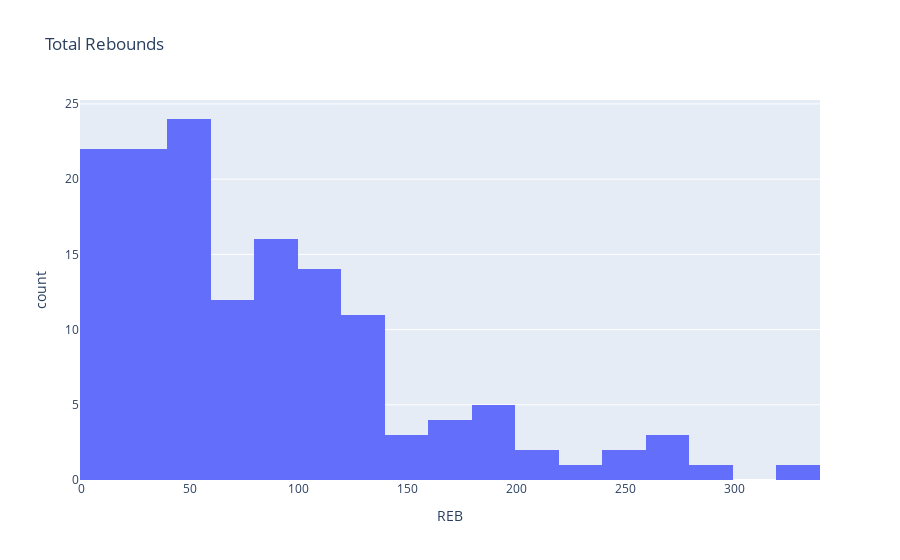
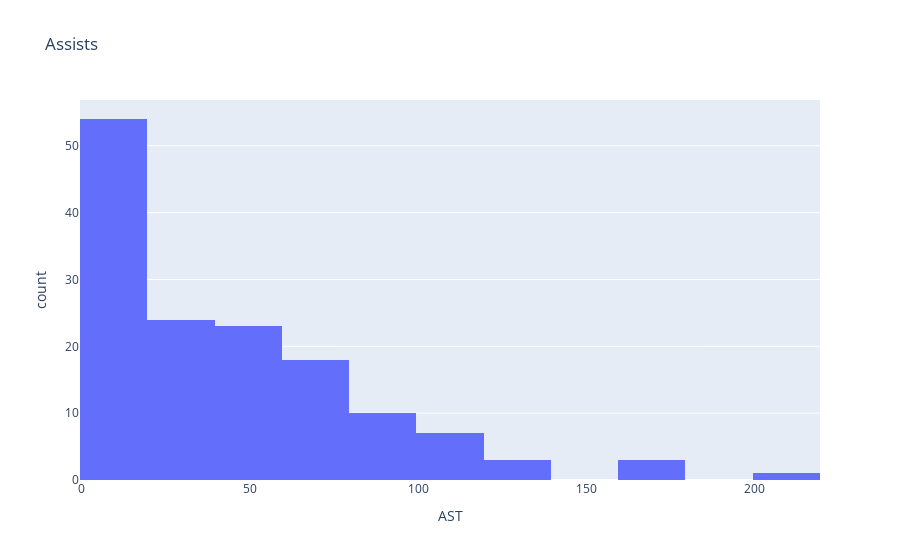
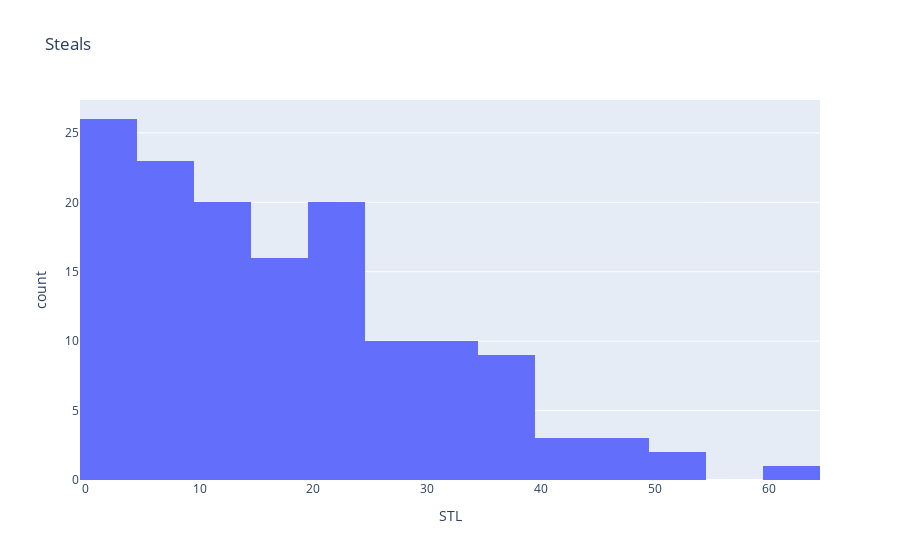
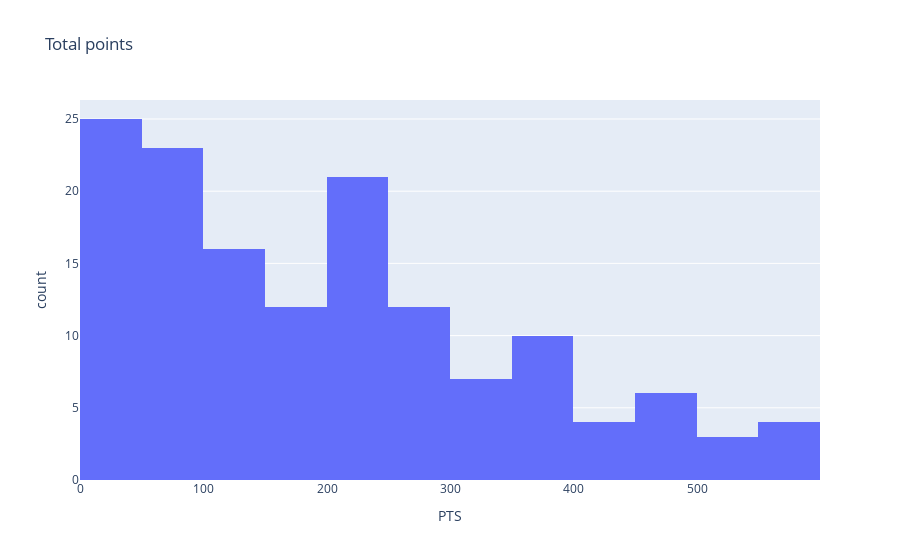

Notebook cell for these charts, in order:
### Markdown cell above
We could do the same for the main game stats. They are points, assists, blocks, rebounds and steals. 

**Now plot the distribution of the columns `REB`, `AST`, `STL`, `PTS` and `BLK` the same way you did in the last cell.**

### Code cell
#your code here

df = wnba
fig1 = px.histogram(df, x='REB', title='Total Rebounds')
fig2 = px.histogram(df, x='AST', title='Assists')
fig3 = px.histogram(df, x='STL', title='Steals')
fig4 = px.histogram(df, x='PTS', title='Total points')
fig5 = px.histogram(df, x='BLK', title='Blocks')
fig1.show()
fig2.show()
fig3.show()
fig4.show()
fig5.show()

### Figure 1 — Plotly figure (JSON) as saved in the notebook; plotly's stock layout.template omitted (floating-point values rounded to 4 significant figures; data arrays with more than 128 entries replaced by an {"elided": "..."} marker saying what was removed)
{"data": [{"alignmentgroup": "True", "bingroup": "x", "hovertemplate": "REB=%{x}<br>count=%{y}<extra></extra>", "legendgroup": "", "marker": {"color": "#636efa"}, "name": "", "offsetgroup": "", "orientation": "v", "showlegend": false, "type": "histogram", "x": {"elided": "143 int values"}, "xaxis": "x", "yaxis": "y"}], "layout": {"barmode": "relative", "legend": {"tracegroupgap": 0}, "title": {"text": "Total Rebounds"}, "xaxis": {"anchor": "y", "domain": [0, 1], "title": {"text": "REB"}}, "yaxis": {"anchor": "x", "domain": [0, 1], "title": {"text": "count"}}}}

### Figure 2 — Plotly figure (JSON) as saved in the notebook; plotly's stock layout.template omitted (floating-point values rounded to 4 significant figures; data arrays with more than 128 entries replaced by an {"elided": "..."} marker saying what was removed)
{"data": [{"alignmentgroup": "True", "bingroup": "x", "hovertemplate": "AST=%{x}<br>count=%{y}<extra></extra>", "legendgroup": "", "marker": {"color": "#636efa"}, "name": "", "offsetgroup": "", "orientation": "v", "showlegend": false, "type": "histogram", "x": {"elided": "143 int values"}, "xaxis": "x", "yaxis": "y"}], "layout": {"barmode": "relative", "legend": {"tracegroupgap": 0}, "title": {"text": "Assists"}, "xaxis": {"anchor": "y", "domain": [0, 1], "title": {"text": "AST"}}, "yaxis": {"anchor": "x", "domain": [0, 1], "title": {"text": "count"}}}}

### Figure 3 — Plotly figure (JSON) as saved in the notebook; plotly's stock layout.template omitted (floating-point values rounded to 4 significant figures; data arrays with more than 128 entries replaced by an {"elided": "..."} marker saying what was removed)
{"data": [{"alignmentgroup": "True", "bingroup": "x", "hovertemplate": "STL=%{x}<br>count=%{y}<extra></extra>", "legendgroup": "", "marker": {"color": "#636efa"}, "name": "", "offsetgroup": "", "orientation": "v", "showlegend": false, "type": "histogram", "x": {"elided": "143 int values"}, "xaxis": "x", "yaxis": "y"}], "layout": {"barmode": "relative", "legend": {"tracegroupgap": 0}, "title": {"text": "Steals"}, "xaxis": {"anchor": "y", "domain": [0, 1], "title": {"text": "STL"}}, "yaxis": {"anchor": "x", "domain": [0, 1], "title": {"text": "count"}}}}

### Figure 4 — Plotly figure (JSON) as saved in the notebook; plotly's stock layout.template omitted (floating-point values rounded to 4 significant figures; data arrays with more than 128 entries replaced by an {"elided": "..."} marker saying what was removed)
{"data": [{"alignmentgroup": "True", "bingroup": "x", "hovertemplate": "PTS=%{x}<br>count=%{y}<extra></extra>", "legendgroup": "", "marker": {"color": "#636efa"}, "name": "", "offsetgroup": "", "orientation": "v", "showlegend": false, "type": "histogram", "x": {"elided": "143 int values"}, "xaxis": "x", "yaxis": "y"}], "layout": {"barmode": "relative", "legend": {"tracegroupgap": 0}, "title": {"text": "Total points"}, "xaxis": {"anchor": "y", "domain": [0, 1], "title": {"text": "PTS"}}, "yaxis": {"anchor": "x", "domain": [0, 1], "title": {"text": "count"}}}}
